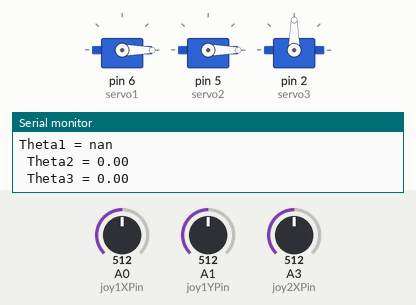
Simulated run of this sketch. Board: Arduino Uno, built with avr-gcc and run on an emulated ATmega328P. Shown: 3 × servo, the last lines printed to the serial monitor. Inputs (shaded band) come from the test bench; at power-on: A0 (joy1XPin) = 512, A1 (joy1YPin) = 512, A3 (joy2XPin) = 512.

Above: at 1.2 s.
1.3 s: A0 (joy1XPin) set to 785
2.8 s: A0 (joy1XPin) set to 811
At 4.2 s:
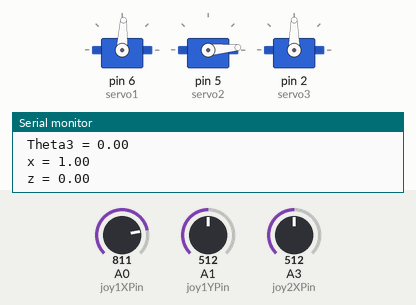
4.5 s: A1 (joy1YPin) set to 787
6.4 s: A1 (joy1YPin) set to 808
At 8.2 s:
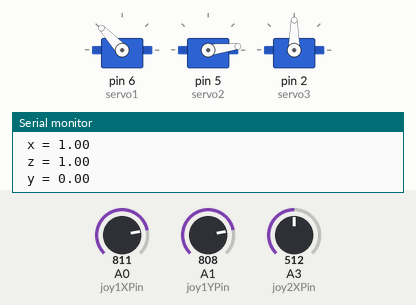
8.5 s: A3 (joy2XPin) set to 793
10.6 s: A3 (joy2XPin) set to 811
At 11.9 s:
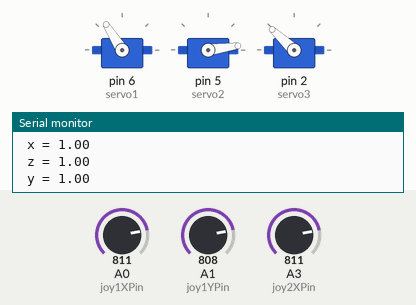
Timing chart, 0 to 13.6 s (numbered marks = the images above; inputs shaded):
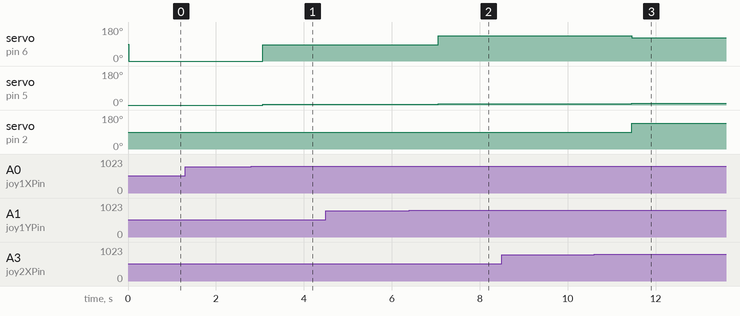

The sketch:

3d_manipulation.ino
```cpp
#include <Servo.h>
#include<math.h>

//int x = 5;
//int z = 5;


const int joy1XPin = A0; //for changing  x
const int joy1YPin = A1; //for changing  z
const int joy2XPin = A3; //for changing  y

Servo servo1,servo2,servo3;

void setup() {
  // put your setup code here, to run once:
servo1.attach(6); //shoulder
servo2.attach(5); //elbow
servo3.attach(2); //wrist
Serial.begin(9600);

servo1.write(90); //to set home position
servo2.write(0);  //
servo3.write(90); //


}

void loop() {
//to give input to x,y,z
  int joy1X = analogRead(joy1XPin);
  int joy1Y = analogRead(joy1YPin);
  int joy2X = analogRead(joy2XPin);

//double is used because int datatype can't handle the data
 double x,z,y,r,r1,phi1,phi2,theta2,theta1,theta3,Theta3,Theta1,Theta2,pi;
 pi=22/7;

//code to increase and decrease the x,y,z using joystick
 if (joy1X>800){
    x = x +1;
   // servo1.write(angle1);
    delay(250);
  }
  else if (joy1X<200){
    x = x-1;
   // servo1.write(angle1);
    delay(250);
  }
  if (joy1Y<200){
    z = z-1;
    // servo2.write(angle2);
     delay(250);
  }
  else if (joy1Y>800){
    z = z+1;
    // servo2.write(angle2);
     delay(250);
  }
  if (joy2X<200){
    y = y-1;
    // servo2.write(angle2);
     delay(250);
  }
  else if (joy2X>800){
    y = y+1;
    // servo2.write(angle2);
     delay(250);
  }


// the calculation
 r1 = sqrt(sq(x)+sq(y));
 r=sqrt(sq(z)+sq(r1));

 if (sq(r) < 288 )
 {
    theta3= atan2(y,x);
    phi2=atan(z/r1);
    theta2= acos((288-sq(r))/288);
    phi1=(pi-theta2)/2;
    theta1=phi1+phi2;

    Theta3= theta3*(180/pi);
    Theta1=theta1*(180/pi);
    Theta2=theta2*(180/pi);
    servo1.write(Theta1);
    servo2.write(Theta2);
    servo3.write(Theta3+90);
 }
 //else {

//  servo1.write(90);
//   servo2.write(0);
//  //exit(0);
 //continue();
 //}
 Serial.print("Theta1 = ");
 Serial.println(Theta1);
 Serial.print(" Theta2 = ");
 Serial.println(Theta2);
 Serial.print(" Theta3 = ");
 Serial.println(Theta3);
 Serial.print(" x = ");
 Serial.println(x);
 Serial.print(" z = ");
 Serial.println(z);
 Serial.print(" y = ");
 Serial.println(y);


}
```

Measured:
- the behaviour switches between 800 and 801 on A0 (joy1XPin) (found by bisection; images 0 and 1)
- the behaviour switches between 800 and 801 on A1 (joy1YPin) (found by bisection; images 1 and 2)
- the behaviour switches between 800 and 801 on A3 (joy2XPin) (found by bisection; images 2 and 3)
- after the input at 2.8 s, servo on pin 6 (servo1): 0° → 87° after 0.26 s; servo on pin 5 (servo2): 0° → 5° after 0.26 s
- after the input at 6.4 s, servo on pin 6 (servo1): 87° → 133° after 0.66 s; servo on pin 5 (servo2): 5° → 7° after 0.66 s
- after the input at 10.6 s, servo on pin 6 (servo1): 133° → 122° after 0.86 s; servo on pin 5 (servo2): 7° → 8° after 0.86 s; servo on pin 2 (servo3): 90° → 137° after 0.86 s
